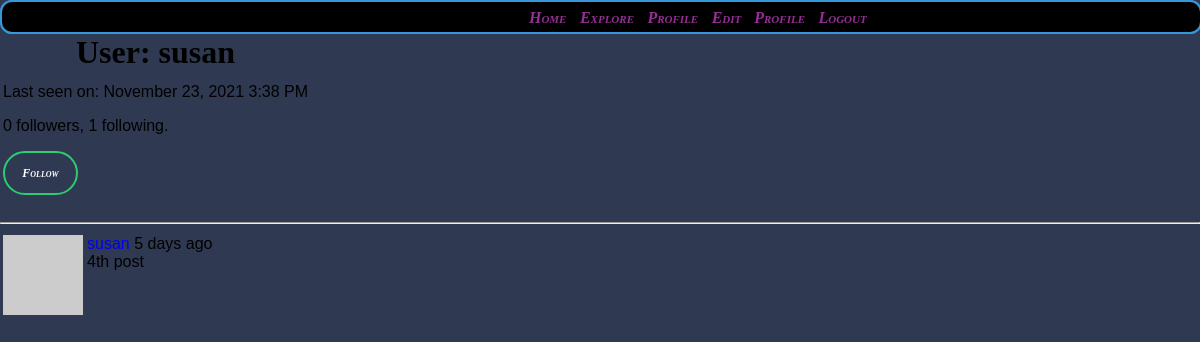
Before: /user/susan (signed in) with the older database file.
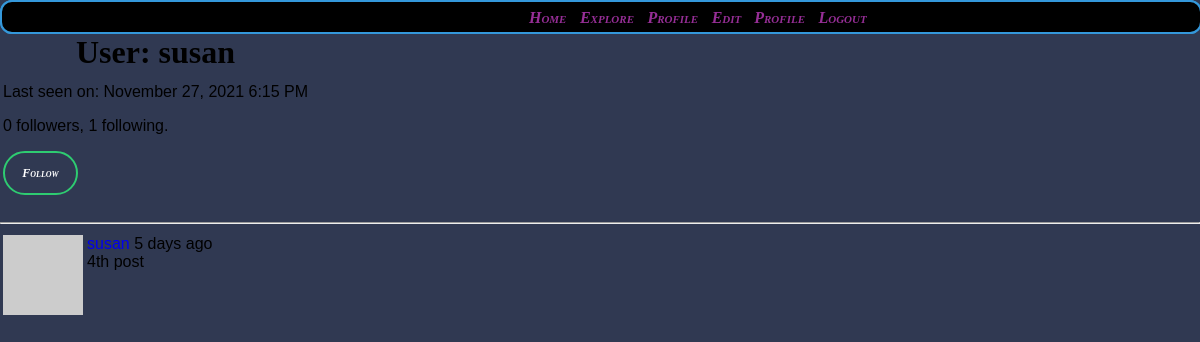
After: the same page with the newer database file.
### app/models.py (models this page shows, shortened)
class User(UserMixin, db.Model):
    id = db.Column(db.Integer, primary_key=True)
    username = db.Column(db.String(64), index=True, unique=True)
    email = db.Column(db.String(120), index=True, unique=True)
    password_hash = db.Column(db.String(128))
    posts = db.relationship('Post', backref='author', lazy='dynamic')
    about_me = db.Column(db.String(150))
    last_seen = db.Column(db.DateTime, default=datetime.utcnow)
    def avatar(self, size):
        digest = md5(self.email.lower().encode('utf-8')).hexdigest()
        return 'https://www.gravatar.com/avatar/{}?d=identicon&s={}'.format(
            digest, size)
    followed = db.relationship(
        'User', secondary=followers,
        primaryjoin=(followers.c.follower_id == id),
        secondaryjoin=(followers.c.followed_id == id),
        backref=db.backref('followers', lazy='dynamic'), lazy='dynamic')
    def is_following(self, user):
        return self.followed.filter(
            followers.c.followed_id == user.id).count() > 0

class Post(db.Model):
    id = db.Column(db.Integer, primary_key=True)
    body = db.Column(db.String(140))
    timestamp = db.Column(db.DateTime, index=True, default=datetime.utcnow)
    user_id = db.Column(db.Integer, db.ForeignKey('user.id'))

### app/routes.py (the view)
@app.route('/user/<username>')
@login_required
def user(username):
    print('')
    print('')
    print( url_for('user', username=username))
    user = User.query.filter_by(username=username).first_or_404()
    page = request.args.get('page', 1, type=int)
    posts = user.posts.order_by(Post.timestamp.desc()).paginate(
        page, app.config['POSTS_PER_PAGE'], False)
    next_url = url_for('user', username=user.username, page=posts.next_num) if posts.has_next else None
    prev_url = url_for('user', username=user.username, page=posts.prev_num) if posts.has_prev else None
    form = EmptyForm()
    return render_template('user.html', user = user, posts = posts.items, next_url = next_url, prev_url = prev_url, form = form, title='Profile')

### app/forms.py
class EmptyForm(FlaskForm):
    submit = SubmitField(_l('Submit'))

### app/models.py (called while the page is built)
@login.user_loader
def load_user(id):
    return User.query.get(int(id))

### app/routes.py (called while the page is built)
@app.before_request
def before_request():
    if current_user.is_authenticated:
        current_user.last_seen = datetime.utcnow()
        db.session.commit()
    g.locale = str(get_locale())

### app/templates/user.html (shortened to what this page needs)
{% extends "index.html" %}
{% block head %}<link rel="stylesheet" href="/static/css/user.css" type="text/css">{% endblock %}
{% block content %}
    <table>
            <tr valign="top">
                    <td>
            <h1>User: {{ user.username }}</h1>
            {% if user.last_seen %}
            <p>Last seen on: {{ moment(user.last_seen).format('LLL') }}</p>
            {% endif %}
            <p>{{ user.followers.count() }} followers, {{ user.followed.count() }} following.</p>
            {% if user == current_user %}
                <br>
                <p><a id ="edit_profile" href="{{ url_for('edit_profile') }}">Edit your profile</a></p>
                <p><a  id ="delete_post" href="{{ url_for('delete_post')}}">Delete Post</a></p>
                {% elif not current_user.is_following(user) %}
                <p>
                    <form action="{{ url_for('follow', username=user.username) }}" method="post">
                        {{ form.submit(value='Follow') }}
                    </form>
                </p>
                {% endif %}
            </td>
        </tr>
    </table>
    <hr>
{% for post in posts %}
    {% include '_post.html' %}
{% endfor %}
{% endblock %}

### app/templates/index.html (shortened to what this page needs)
<!DOCTYPE html>
<html lang="en">
<head>
    <link rel="stylesheet" href="/static/css/general.css" type="text/css">
    <link rel="stylesheet" href="/static/css/body.css" type="text/css">
    <link rel="stylesheet" href="/static/css/index.css" type="text/css">
{% block head %}{% endblock %}
</head>
<body>
<div class="content", id="footer">
    <a href="{{ url_for('index') }}">Home</a>
    <a href="{{ url_for('explore') }}">Explore</a>
    {% if current_user.is_anonymous %}
    <a href="{{ url_for('login') }}">Login</a>
    {% else %}
    <a href="{{ url_for('user', username=current_user.username) }}">Profile</a>
    <a href="{{ url_for('edit_profile')}}">Edit Profile</a>
    <a href="{{ url_for('logout') }}">Logout</a>
    {% endif %}
</div>
{% block content %}{% endblock %}
</body>
</html>

### app/templates/_post.html
{% extends "user.html" %}
{% block head %}<link rel="stylesheet" href="/static/css/user.css" type="text/css">{% endblock %}
{% block content %}
<table>
    <tr valign="top">
        <td><img src="{{ post.author.avatar(36) }}"></td>
        <td>
            <a href="{{ url_for('user', username=post.author.username) }}">
                {{ post.author.username }}
            </a>
            {{ moment(post.timestamp).fromNow() }}
            <br>{{ post.body }}
        </td>
    </tr>
</table>
{% endblock %}

### app/static/css/general.css (style rules this page uses)
.content { background: black; border:0; border-radius: 12px; width:99.8%; height:30px; border: 2px solid #3498db; position: fixed; top: 0; word-spacing: 9px; transition: 0.7s; }
.content a { color: rgb(150, 46, 150); border: 0; position: relative; left: 44%; font: italic small-caps bold 16px/2 cursive; text-decoration: none; }
a { text-decoration: none; }

### app/static/css/body.css (style rules this page uses)
body { background-color: #303952; margin: 0; padding: 0; font-family: sans-serif; height: 100%; }
h1 { text-align: center; color: black; font-family: veranda; position: relative; top: 10px; }

### app/static/css/index.css (style rules this page uses)
input[type="submit"] { border: 0; background: none; width: 75px; display: block; text-align: center; border: 2px solid #2ecc71; padding: 14px 10px; outline: none; color: white; border-radius: 24px; transition: 0.7s; cursor: pointer; font: italic small-caps bold 12px/1 cursive; }

Changed rows visible on the page:
changed User "susan": last_seen "November 23, 2021 3:38 PM" → "November 27, 2021 6:15 PM"
